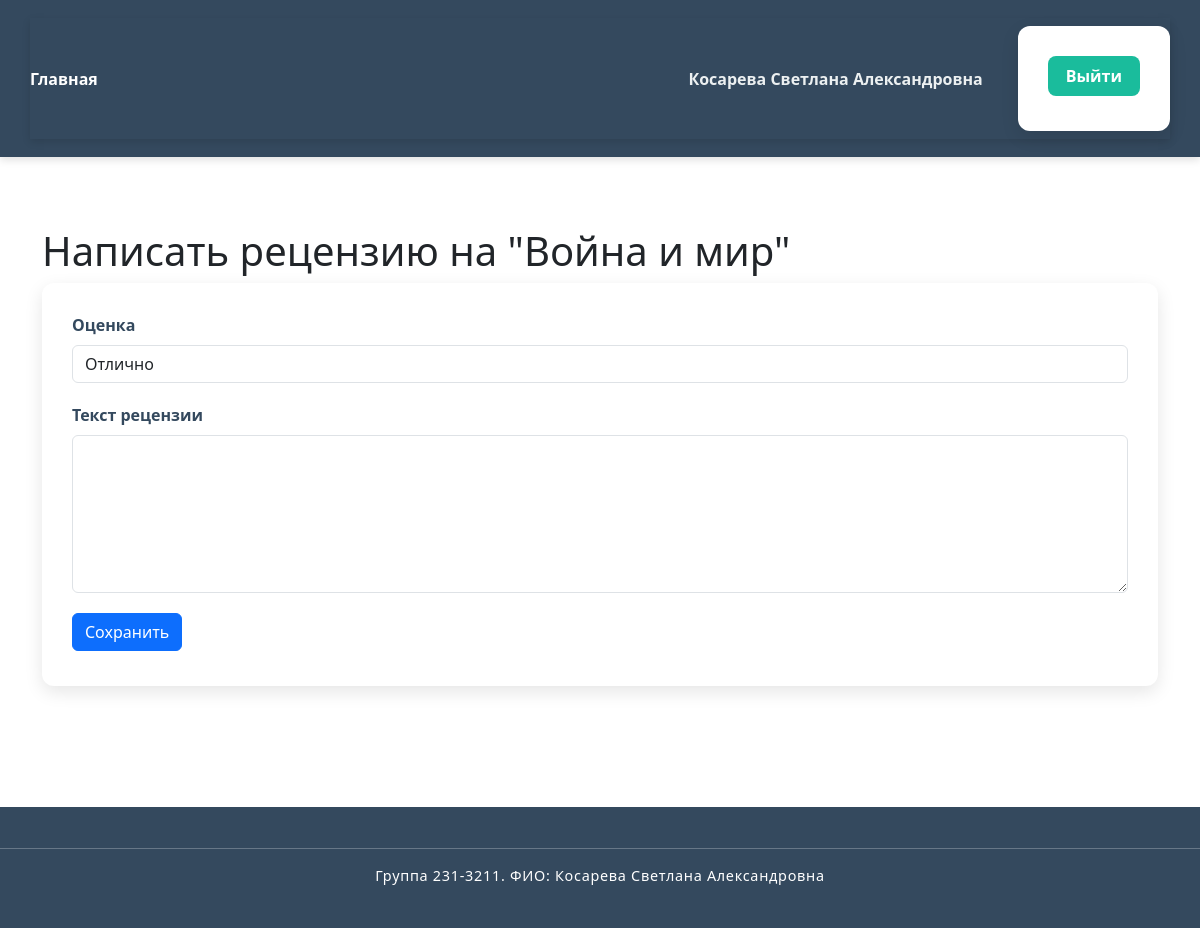
/book/1/review (signed in), run on the app's committed database.
### app/models.py (models this page shows, shortened)
class User(UserMixin, db.Model):
    id = db.Column(db.Integer, primary_key=True)
    login = db.Column(db.String(100), unique=True, nullable=False)
    password_hash = db.Column(db.String(128), nullable=False)
    last_name = db.Column(db.String(100), nullable=False)
    first_name = db.Column(db.String(100), nullable=False)
    middle_name = db.Column(db.String(100))
    role_id = db.Column(db.Integer, db.ForeignKey('role.id'), nullable=False)
    reviews = db.relationship('Review', backref='user', cascade='all, delete-orphan')
    password_hash = db.Column(db.String(128), nullable=False)

class Book(db.Model):
    id = db.Column(db.Integer, primary_key=True)
    title = db.Column(db.String(200), nullable=False)
    description = db.Column(db.Text, nullable=False)
    year = db.Column(db.Integer, nullable=False)
    publisher_id = db.Column(db.Integer, db.ForeignKey('publisher.id'), nullable=False)
    author_id = db.Column(db.Integer, db.ForeignKey('author.id'), nullable=False)
    pages = db.Column(db.Integer, nullable=False)
    genres = db.relationship('Genre', secondary=book_genre, backref='books')
    cover = db.relationship(
        'Cover',
        backref='book',
        uselist=False,
        cascade='all, delete-orphan',
        foreign_keys='Cover.book_id'
    )
    reviews = db.relationship('Review', backref='book', cascade='all, delete-orphan')
    author = db.relationship('Author', backref='books')
    publisher = db.relationship('Publisher', backref='books')
    genres = db.relationship('Genre', secondary=book_genre, backref='books')
    cover = db.relationship('Cover', backref='book', uselist=False, cascade='all, delete-orphan')
    reviews = db.relationship('Review', backref='book', cascade='all, delete-orphan')

### app/views.py (the view, shortened to what this page needs)
@views.route("/book/<int:book_id>/review", methods=["GET", "POST"])
@login_required
def submit_review(book_id):
    book = Book.query.get_or_404(book_id)
    return render_template("add_review.html", book=book)

### app/__init__.py (called while the page is built)
def create_app():
    app = Flask(__name__, static_folder='static')
    app.config.from_pyfile('C:\exam_web_apps_kosareva_231_3211\instance\config.py')
    db.init_app(app)
    migrate.init_app(app, db)
    login_manager.init_app(app)
    login_manager.login_view = 'views.login'
    from .models import User  # импорт модели здесь
    from .views import views  # импорт blueprint здесь
    @login_manager.user_loader
    def load_user(user_id):
        return User.query.get(int(user_id))
    app.register_blueprint(views)
    return app

### app/templates/add_review.html (shortened to what this page needs)
{% extends 'base.html' %}
{% block content %}
    <h1>Написать рецензию на "{{ book.title }}"</h1>
    <form method="POST">
        <div class="form-group">
            <label for="rating">Оценка</label>
            <select name="rating" id="rating" class="form-control">
                <option value="5">Отлично</option>
            </select>
        </div>
        <div class="form-group">
            <label for="text">Текст рецензии</label>
            <textarea name="text" id="text" class="form-control" rows="6"></textarea>
        </div>
        <button type="submit" class="btn btn-primary">Сохранить</button>
    </form>
{% endblock %}

### app/templates/base.html (shortened to what this page needs)
<!DOCTYPE html>
<html lang="ru">
<head>
    <link rel="stylesheet" href="{{ url_for('static', filename='css/styles.css') }}">
    <link href="https://cdn.jsdelivr.net/npm/bootstrap@5.3.0/dist/css/bootstrap.min.css" rel="stylesheet"
 />
</head>
<body>
    <header>
        <nav class="navbar">
            <div class="nav-left">
                <a href="{{ url_for('views.index') }}" class="nav-link">Главная</a>
            </div>
            <div class="nav-right">
                {% if current_user.is_authenticated %}
                <span class="nav-user-name">
                    {{ current_user.last_name }} {{ current_user.first_name }}{% if current_user.middle_name %} {{
                    current_user.middle_name }}{% endif %}
                </span>
                <form method="POST" action="{{ url_for('views.logout') }}" style="display:inline;">
                    <button type="submit" class="btn-logout">Выйти</button>
                </form>
                {% else %}
                <a href="{{ url_for('views.login') }}" class="btn btn-primary">Войти</a>
                {% endif %}
            </div>
        </nav>
    </header>
    <main>
        <div class="container">
            {% block content %}{% endblock %}
        </div>
    </main>
    <footer>
        <hr>
        <p>Группа 231-3211. ФИО: Косарева Светлана Александровна</p>
    </footer>
</body>
</html>

### app/static/css/styles.css (style rules this page uses)
body { font-family: 'Segoe UI', Tahoma, Geneva, Verdana, sans-serif; line-height: 1.6; margin: 0; padding: 0; background-color: #f4f7fc; color: #2c3e50; }
.container { max-width: 1140px; margin: 30px auto; padding: 0 20px; }
header { background-color: #34495e; color: white; padding: 18px 0; box-shadow: 0 3px 8px rgba(0, 0, 0, 0.12); }
nav { max-width: 1140px; margin: 0 auto; display: flex; justify-content: space-between; align-items: center; padding: 0 10px; }
nav a { color: white; text-decoration: none; margin-right: 25px; font-weight: 600; font-size: 1.1rem; transition: color 0.25s ease; }
nav span { font-weight: 600; font-size: 1rem; color: #ecf0f1; margin-right: 20px; }
main { padding: 40px 0; min-height: 75vh; }
footer { background-color: #34495e; color: white; padding: 25px 0; text-align: center; font-size: 0.9rem; letter-spacing: 0.05em; margin-top: 50px; user-select: none; }
form { background: white; padding: 30px 30px 35px; border-radius: 12px; box-shadow: 0 6px 18px rgba(0, 0, 0, 0.1); margin-bottom: 35px; }
form div { margin-bottom: 20px; }
label { display: block; margin-bottom: 8px; font-weight: 600; color: #34495e; font-size: 1rem; }
input[type="text"], input[type="password"], input[type="number"], textarea, select, .form-control { width: 100%; padding: 12px 14px; border: 1.8px solid #ced4da; border-radius: 8px; font-size: 1rem; font-family: inherit; transition: border-color 0.3s ease, box-shadow 0.3s ease; box-sizing: border-box; resize: vertical; }
button, input[type="submit"], .btn, .btn-primary { background-color: #1abc9c; color: white; border: none; padding: 12px 28px; border-radius: 8px; cursor: pointer; font-size: 1.1rem; font-weight: 600; transition: background-color 0.3s ease, box-shadow 0.25s ease; user-select: none; display: inline-block; }
.navbar { background-color: #34495e; color: white; display: flex; justify-content: space-between; align-items: center; padding: 15px 20px; box-shadow: 0 3px 8px rgba(0, 0, 0, 0.12); font-weight: 600; font-size: 1rem; }
.nav-left .nav-link { color: white; text-decoration: none; margin-right: 25px; transition: color 0.3s ease; }
.nav-right { display: flex; align-items: center; gap: 15px; }
.nav-user-name { color: #ecf0f1; }
.btn-login, .btn-logout { background-color: #1abc9c; border: none; padding: 8px 18px; color: white; border-radius: 8px; cursor: pointer; font-weight: 600; transition: background-color 0.3s ease; text-decoration: none; }
form { margin: 0; }

### data on the page
User: last_name "Косарева", first_name "Светлана", middle_name "Александровна"
Book: title "Война и мир"
